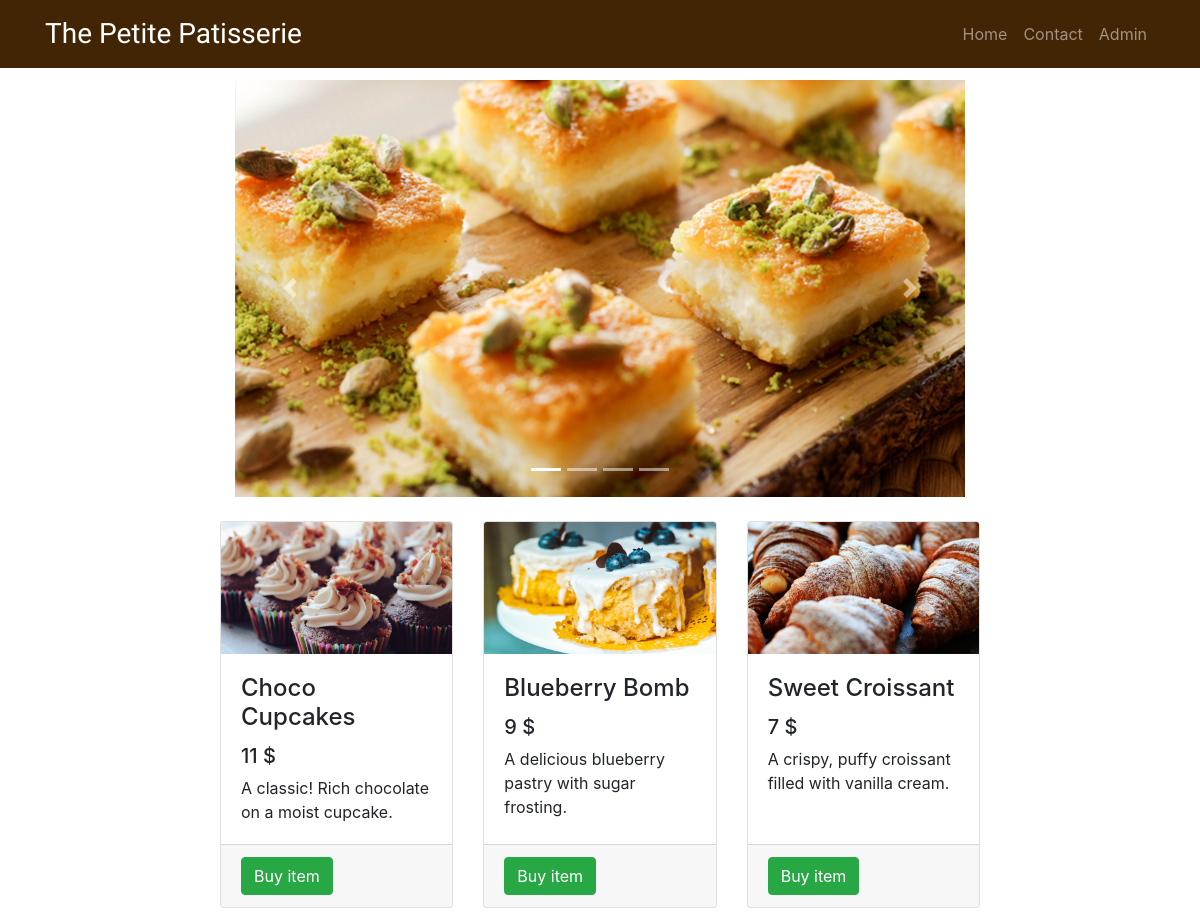
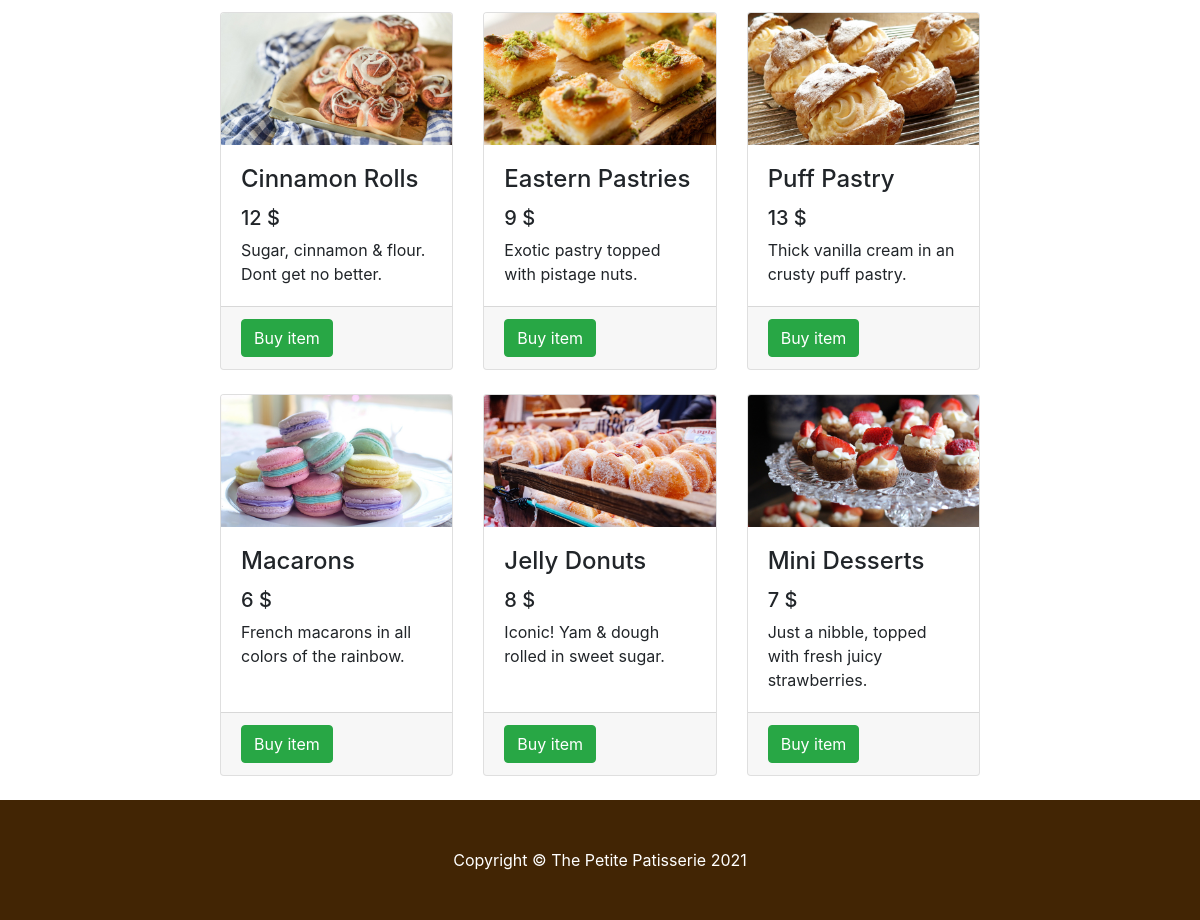
The page / on the database its author committed (2 pictures, top to bottom).
### tables this page shows
CREATE TABLE `products` (
  `product_id` int(11) NOT NULL,
  `item` varchar(50) NOT NULL,
  `price` int(11) NOT NULL,
  `img` varchar(255) NOT NULL,
  `descriptions` varchar(255) NOT NULL
);

### index.php (called while the page is built)
<?php
require_once ("header.php");
require_once ("products.php");
require_once ("footer.php");

### products.php (the view, shortened to what this page needs)
<div class="row">
<div class="col-lg-2"></div>
<div class="col-lg-8">
  <div id="carouselExampleIndicators" class="carousel slide my-4" data-ride="carousel">
    <ol class="carousel-indicators">
      <li data-target="#carouselExampleIndicators" data-slide-to="0" class="active"></li>
      <li data-target="#carouselExampleIndicators" data-slide-to="1"></li>
      <li data-target="#carouselExampleIndicators" data-slide-to="2"></li>
      <li data-target="#carouselExampleIndicators" data-slide-to="4"></li>
    </ol>
    <div class="carousel-inner" role="listbox">
      <div class="carousel-item active">
        <img class="d-block img-fluid" src="img/4_lg.jpg" alt="First slide">
      </div>
    </div>
    <a class="carousel-control-prev" href="#carouselExampleIndicators" role="button" data-slide="prev">
      <span class="carousel-control-prev-icon" aria-hidden="true"></span>
    </a>
    <a class="carousel-control-next" href="#carouselExampleIndicators" role="button" data-slide="next">
      <span class="carousel-control-next-icon" aria-hidden="true"></span>
    </a>
  </div>
  <div class="row">
<?php
require_once ("dbwebshop.php");
$conn->exec("USE $dbName");
$stmt = $conn->prepare("SELECT * FROM products");
$stmt->execute();
$result = $stmt->fetchAll();
$product = "<div class='row'>";
foreach($result as $key => $value){
    $product .= "
<div class='col-lg-4 col-md-6 mb-4'>
  <div class='card h-100'>
  <img class='card-img-top' src='$value[img]' alt=''>
    <div class='card-body'>
    <h4 class='card-title'>$value[item]</a></h4>
    <h5>$value[price] $</h5>
    <p class='card-text'>$value[descriptions]</p>
    </div>
      <div class='card-footer'><a class='btn btn-success'
      href='order.php?id=$value[product_id]'>Buy item </a>
    </div>
  </div>
</div>";
}
$product .= "</div>";
echo $product;
?>
</div>
</div>
</div>

### header.php (shortened to what this page needs)
<!DOCTYPE html>
<html lang="en">
<head>
<body>
  <link href="vendor/bootstrap/css/bootstrap.css" rel="stylesheet">
  <link href="css/shop-homepage.css" rel="stylesheet">
    <nav class="navbar navbar-expand-lg navbar-dark bg-custom fixed-top">
    <div class="container">
      <a class="navbar-brand" href="index.php">The Petite Patisserie</a>
      <div class="collapse navbar-collapse" id="navbarResponsive">
        <ul class="navbar-nav ml-auto">
          <li class="nav-item">
            <a class="nav-link" href="index.php">Home</a>
          </li>
          <li class="nav-item">
            <a class="nav-link" href="contact.php">Contact</a>
          </li>
          <li class="nav-item">
            <a class="nav-link" href="admin.php">Admin</a>
          </li>
        </ul>
      </div>
    </div>
  </nav>
 <div class="container">

### footer.php (shortened to what this page needs)
</div>
  <footer class="py-5 bg-custom">
    <div class="container">
      <p class="m-0 text-center text-white">Copyright &copy; The Petite Patisserie 2021</p>
    </div>
  </footer>
  </body>
</html>

### css/shop-homepage.css (style rules this page uses)
body { padding-top: 56px; }

### header.php (style rules this page uses)
.navbar-brand { font-family: 'Cabin Sketch', cursive; color:grey; font-size: 1.75rem; margin: 0px; }

### rows shown on the page
products: img (picture), item "Choco Cupcakes", price "11", descriptions "A classic! Rich chocolate on a moist cupcake."
products: img (picture), item "Blueberry Bomb", price "9", descriptions "A delicious blueberry pastry with sugar frosting."
products: img (picture), item "Sweet Croissant", price "7", descriptions "A crispy, puffy croissant filled with vanilla cream."
products: img (picture), item "Cinnamon Rolls", price "12", descriptions "Sugar, cinnamon & flour. Dont get no better."
products: img (picture), item "Eastern Pastries", price "9", descriptions "Exotic pastry topped with pistage nuts."
products: img (picture), item "Puff Pastry", price "13", descriptions "Thick vanilla cream in an crusty puff pastry."
products: img (picture), item "Macarons", price "6", descriptions "French macarons in all colors of the rainbow."
products: img (picture), item "Jelly Donuts", price "8", descriptions "Iconic! Yam & dough rolled in sweet sugar."
products: img (picture), item "Mini Desserts", price "7", descriptions "Just a nibble, topped with fresh juicy strawberries."
